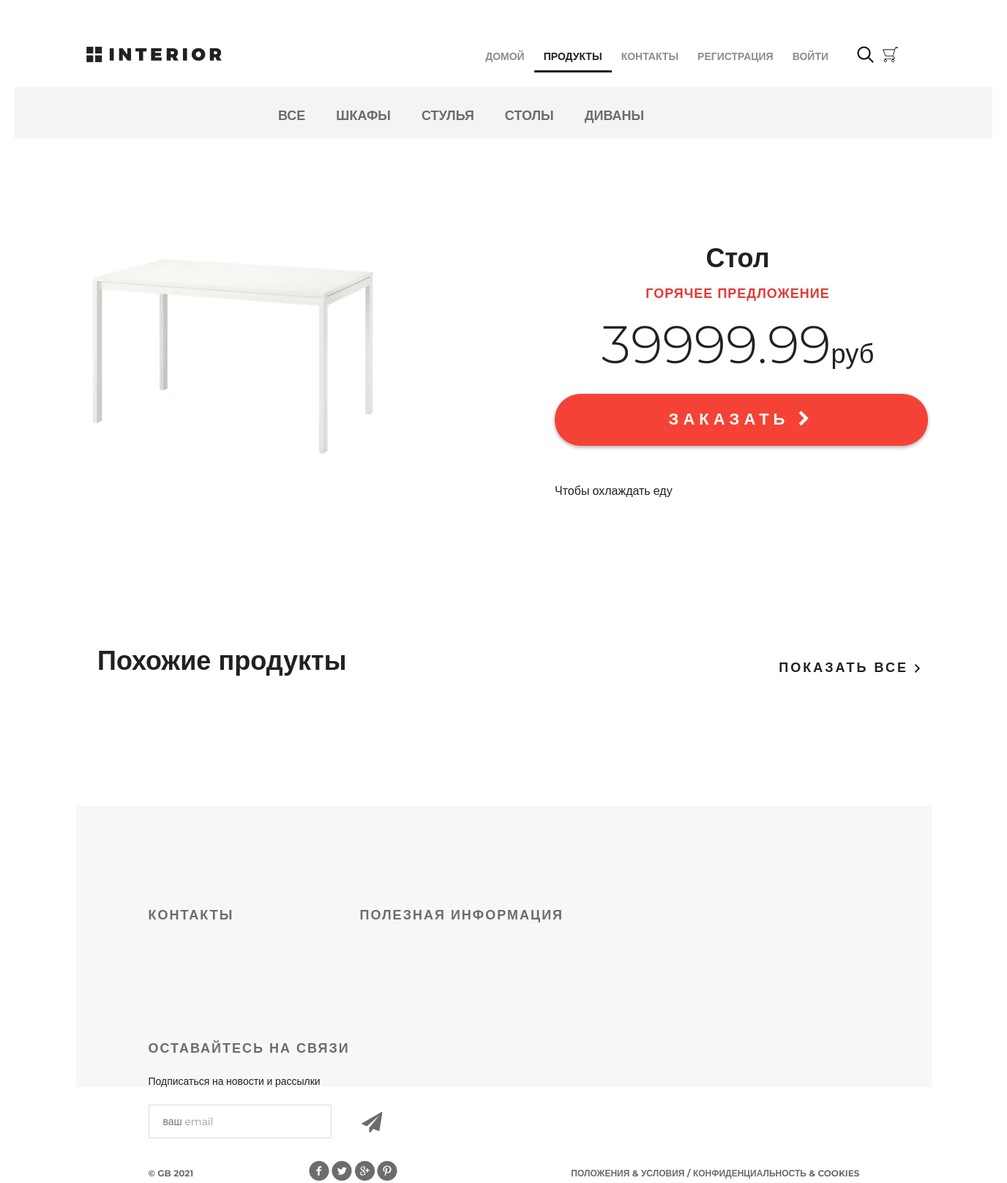
/products/, run on an earlier commit of the app's database.
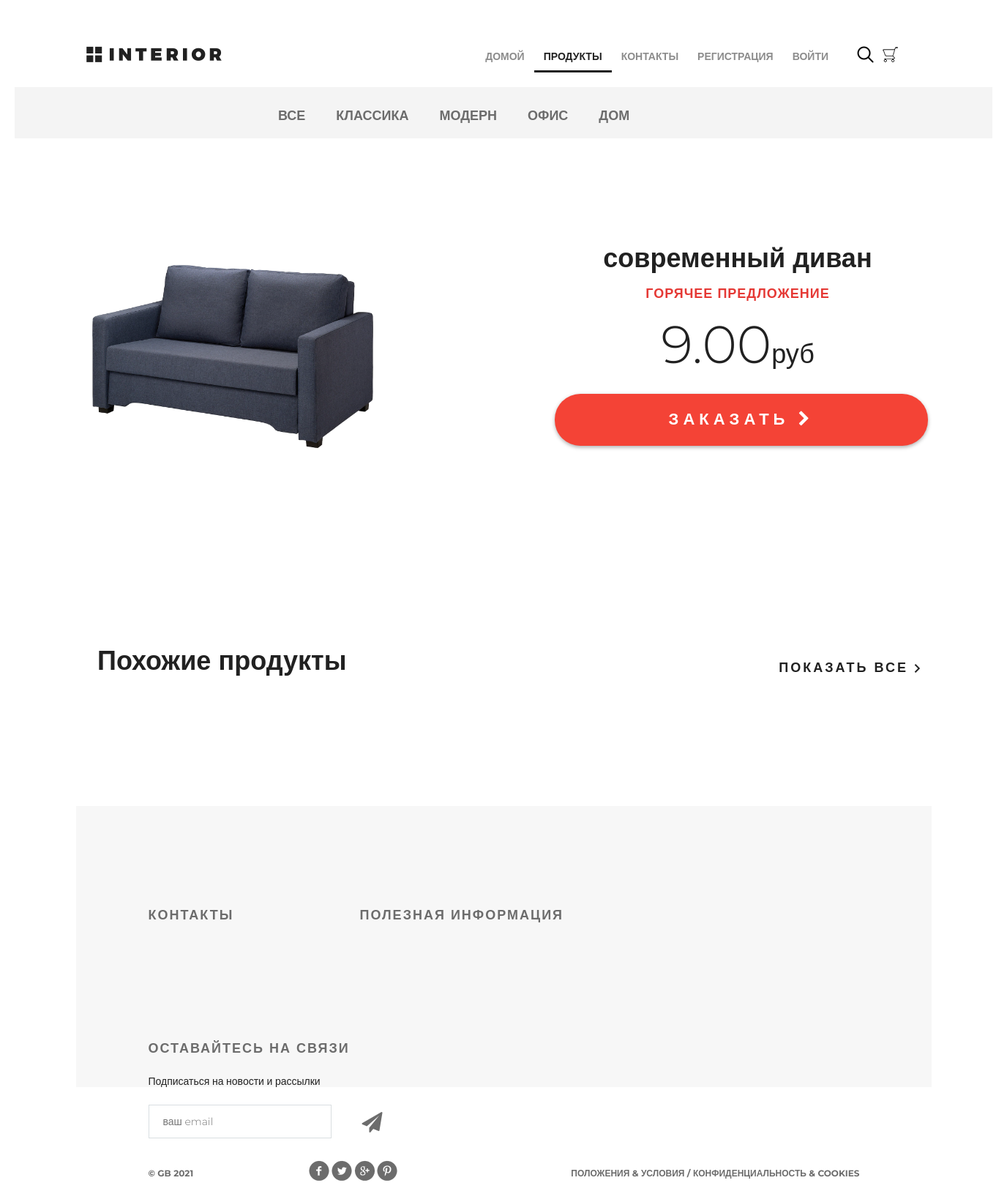
And on a later commit of the database.
### mainapp/models.py (models this page shows, shortened)
class ProductCategory(models.Model):
    name = models.CharField(verbose_name='имя', max_length=64, unique=True)
    description = models.TextField(verbose_name='описание', blank=True)
    is_active = models.BooleanField(default=True)
    class Meta:
        verbose_name = 'категория'
        verbose_name_plural = 'категории'
        ordering = ('-id',)

class Product(models.Model):
    category = models.ForeignKey(ProductCategory, on_delete=models.CASCADE)
    name = models.CharField(verbose_name='имя продукта', max_length=128)
    image = models.ImageField(upload_to='products_images', blank=True)
    short_desc = models.CharField(verbose_name='краткое описание продукта', max_length=64, blank=True)
    description = models.TextField(verbose_name='описание продукта')
    price = models.DecimalField(verbose_name='цена продукта', max_digits=8, decimal_places=2, default=0)
    quantity = models.PositiveIntegerField(verbose_name='кличество на складе', default=0)
    is_active = models.BooleanField(default=True)
    class Meta:
        verbose_name = 'продукт'
        verbose_name_plural = 'продукты'
        ordering = ('-id',)

### mainapp/views.py (the view)
# urls.py: path('', mainapp.HotProductDetailView.as_view(), name='products'),
class HotProductDetailView(DetailView):
    model = Product
    template_name = 'mainapp/products.html'
    def get_object(self, queryset=None):
        return random.sample(list(Product.objects.exclude(is_active=False)), 1)[0]
    def get_context_data(self, **kwargs):
        context = super().get_context_data(**kwargs)
        context['same_products'] = Product.objects.filter(category=self.object.category, is_active=True).\
            order_by('price').exclude(pk=self.object.pk)
        context['links_menu'] = links()
        context['title'] = 'Продукты'
        return context

### adminapp/templatetags/my_tags.py (called while the page is built)
@register.filter(name='media_folder_products')
def media_folder_products(string):
    if not string:
        string = 'products_images/default.jpg'
    return f'{settings.MEDIA_URL}{string}'

### mainapp/context_processors.py (called while the page is built)
def basket(request):
    basket_list = []
    if request.user.is_authenticated:
        basket_list = Basket.objects.filter(user=request.user)
    return {
        'basket': basket_list
    }

### mainapp/views.py (called while the page is built)
def links():
    return ProductCategory.objects.filter(is_active=True)

### mainapp/templates/mainapp/products.html (shortened to what this page needs)
{% extends 'mainapp/base.html' %}
{% load static %}
{% load my_tags %}
{% block menu %}
	<div class="hero-white">
		<div class="header clearfix">
            {% include 'mainapp/includes/inc_main_menu.html' %}
		</div>
	</div>
{% endblock %}
{% block content %}
	<div class="details">
		<div class="links clearfix">
			{% include 'mainapp/includes/inc_categories_menu.html' %}
		</div>
		<div class="details-products">
			<div class="details-slider">
				<div class="slider-product">
					<img src='{{ object.image|media_folder_products }}' alt="{{ object.name }}" class="tab-img">
				</div>
			</div>
			<div class="description">
				<h3 class="big-bold">{{ object.name }}</h3>
				<h3 class="red">горячее предложение</h3>
				<p class="price">{{ object.price|floatformat:2 }}<span>руб</span></p>
				<a href="{% url 'basket:add' object.pk %}" class="red-button">
					заказать <i class="fa fa-chevron-right" aria-hidden="true"></i>
				</a>
				<div class="description-text">
					<p>{{ object.description }}</p>
				</div>
			</div>
		</div>
		<div class="related">
			<div class="title clearfix">
				<h2>Похожие продукты</h2>
				<a class="explore" href="#">показать все <img src={% static "img/arrow.png" %}></a>
			</div>
		</div>
	</div>
{% endblock %}

### mainapp/templates/mainapp/base.html (shortened to what this page needs)
{% load static %}
{% load my_tags %}
<!DOCTYPE html>
<html>
<head>
    {% block css %}
        <link rel="stylesheet" type="text/css" href="{% static 'css/bootstrap.min.css' %}">
        <link rel="stylesheet" type="text/css" href="{% static 'css/style.css' %}">
        <link rel="stylesheet" href="{% static 'fonts/font-awesome/css/font-awesome.css' %}">
    {% endblock %}
</head>
<body>
<div class="container">
    {% block menu %}
    {% endblock %}
    {% block content %}
    {% endblock %}
    <div class="clr"></div>
</div>
{% block footer %}
    <div class="footer">
        <div class="clearfix">
            <div class="text-footer">
                <h3>контакты</h3>
            </div>
            <div class="text-footer">
                <h3>полезная информация</h3>
            </div>
            <div class="text-footer clearfix">
                <h3>Оставайтесь на связи</h3>
                <p>Подписаться на новости и рассылки</p>
                <form>
                    <input type="email" name="email" placeholder="ваш email">
                    <a href="#"><i class="fa fa-paper-plane fa-2x" aria-hidden="true"></i></a>
                </form>
            </div>
        </div>
        <p class="small">&copy; GB {% now 'Y' %}</p>
        <div class="social">
            <a href="#" class="social1"></a>
            <a href="#" class="social2"></a>
            <a href="#" class="social3"></a>
            <a href="#" class="social4"></a>
        </div>
        <p class="small">Положения &amp; Условия / Конфиденциальность &amp; Cookies</p>
    </div>
{% endblock %}
</body>
</html>

### mainapp/templates/mainapp/includes/inc_main_menu.html (shortened to what this page needs)
<a href="{% url 'index' %}" class="logo"></a>
<ul class="menu">
    <li><a href="{% url 'index' %}"
           {% if request.resolver_match.url_name == 'index' %}class="active"{% endif %}>домой</a></li>
    <li><a href="{% url 'products:products' %}"
           {% if request.resolver_match.namespace == 'products' %}class="active"{% endif %}>продукты</a></li>
    <li><a href="{% url 'contact' %}" {% if request.resolver_match.url_name == 'contact' %}class="active"{% endif %}>контакты</a>
    </li>
    {% if user.is_authenticated %}
        <li>
            <div class="dropdown">
                <a class="dropdown-toggle" href="" data-toggle="dropdown">
                    {{ user.name|default:'Пользователь' }}
                    <span class="caret"></span>
                </a>
                <ul class="dropdown-menu">
                    <li>
                        <a href="{% url 'auth:edit' %}">
                            профиль
                        </a>
                    </li>
                    <li>
                        <a href="{% url 'order:list' %}">
                            заказы
                        </a>
                    </li>
                </ul>
            </div>
        </li>
    {% else %}
        <li><a href="{% url 'auth:register' %}">Регистрация</a></li>
    {% endif %}
    {% if user.is_authenticated %}
        <li><a href="{% url 'auth:logout' %}">Выйти</a></li>
    {% else %}
        <li><a href="{% url 'auth:login' %}">Войти</a></li>
    {% endif %}
</ul>
<a href="#" class="search"></a>
<a href="{% url 'basket:basket' %}" class="basket">
</a>

### mainapp/templates/mainapp/includes/inc_categories_menu.html
<ul class="links-menu">
    <li>
        <a href="{% url 'products:categories' 0 %}" {% if request.resolver_match.kwargs.pk == 0 %}class="active"{% endif %}>
            все
        </a>
    </li>
    {% for link_item in links_menu %}
        <li>
            <a href="{% url 'products:categories' link_item.pk %}"
            {% if request.resolver_match.kwargs.pk == link_item.pk %}class="active"{% endif %}>
            {{ link_item.name }}</a>
        </li>
    {% endfor %}
</ul>

What changed in the data, as far as the page shows it:
removed ProductCategory: name "ШКАФЫ"
removed ProductCategory: name "СТУЛЬЯ"
removed ProductCategory: name "СТОЛЫ"
removed ProductCategory: name "ДИВАНЫ"
removed Product: image|media_folder_products (picture), name "Стол", price "39999.99", description "Чтобы охлаждать еду"
added ProductCategory: name "КЛАССИКА"
added ProductCategory: name "МОДЕРН"
added ProductCategory: name "ОФИС"
added ProductCategory: name "ДОМ"
added Product: image|media_folder_products (picture), name "современный диван", price "9.00"
